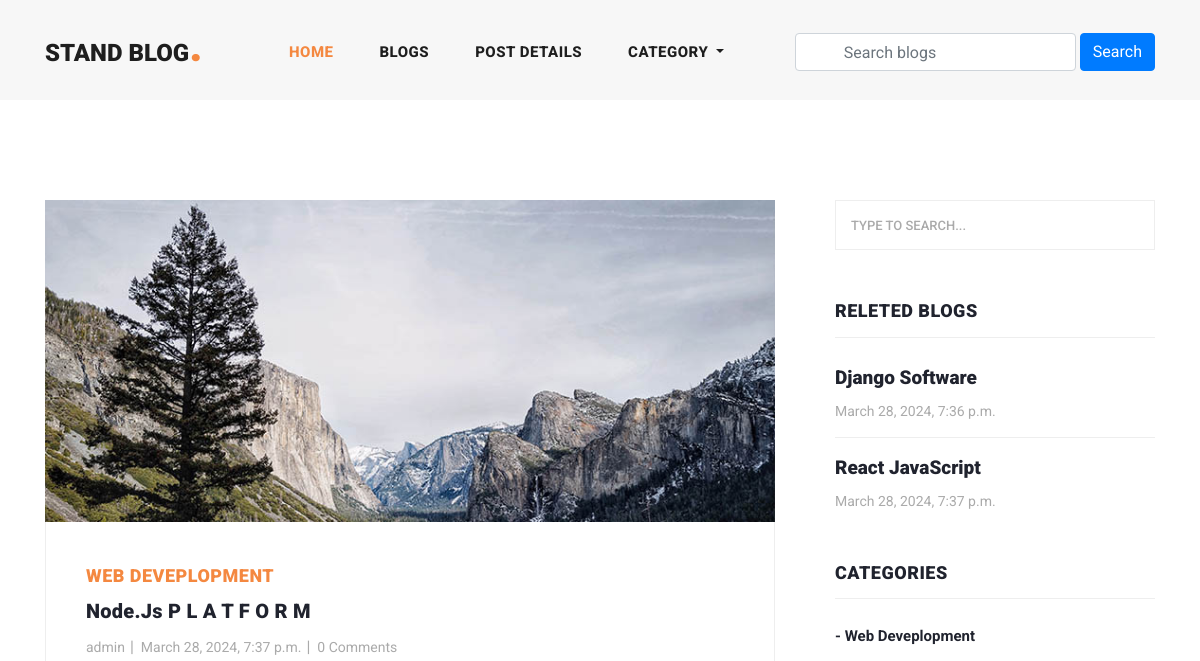
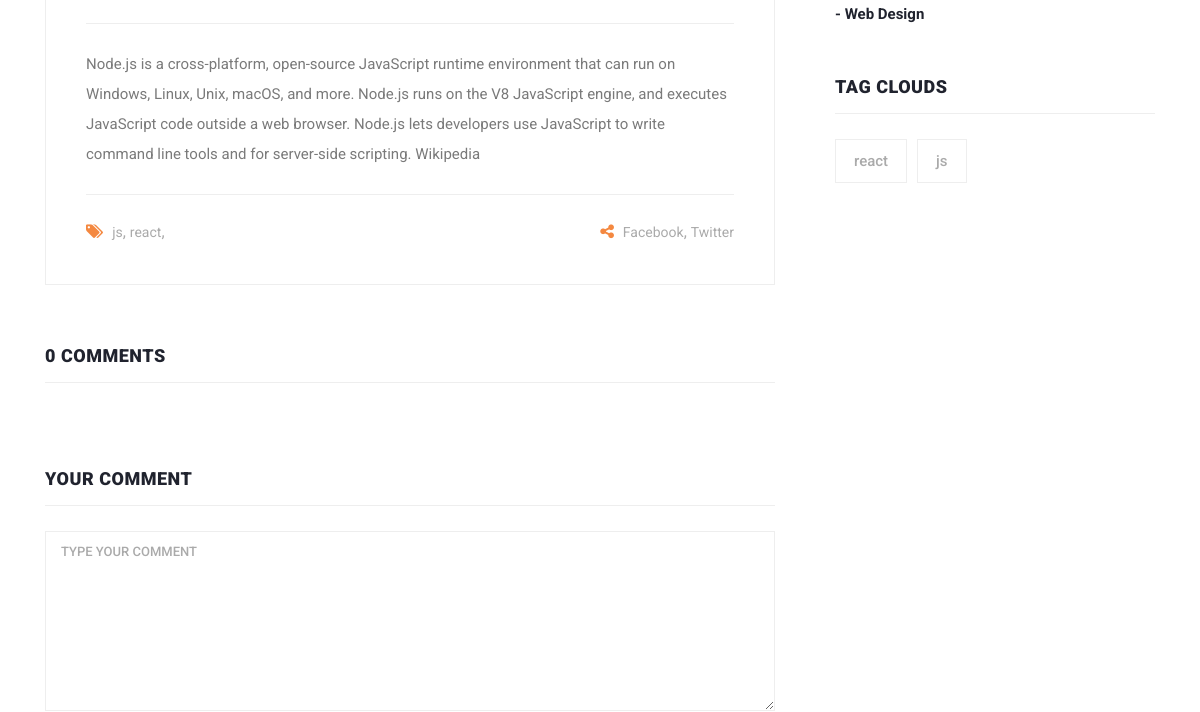
/blog_details/nodejs-p-l-a-t-f-o-r-m (upper part), run on an earlier commit of the app's database (2 pictures, top to bottom).
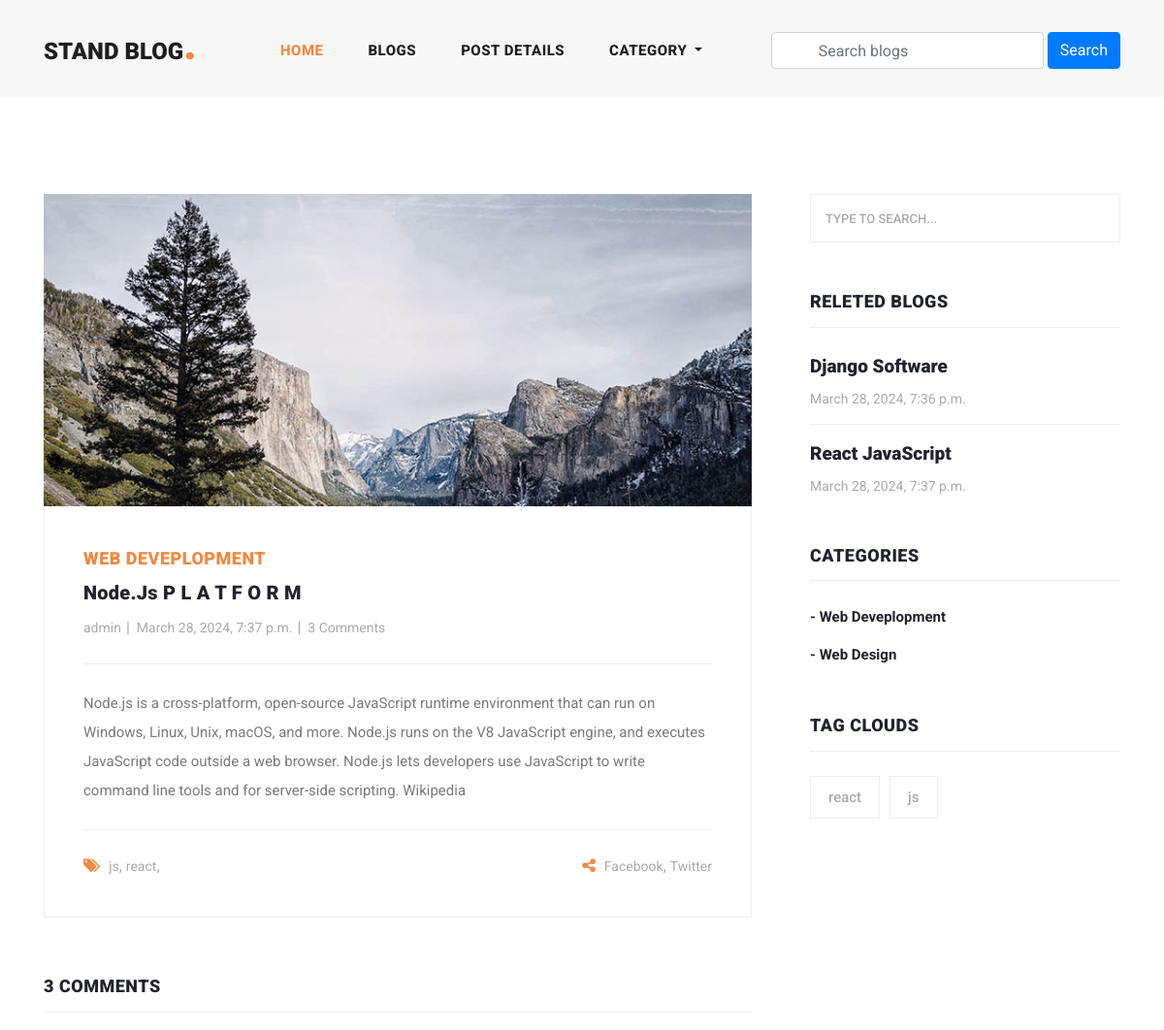
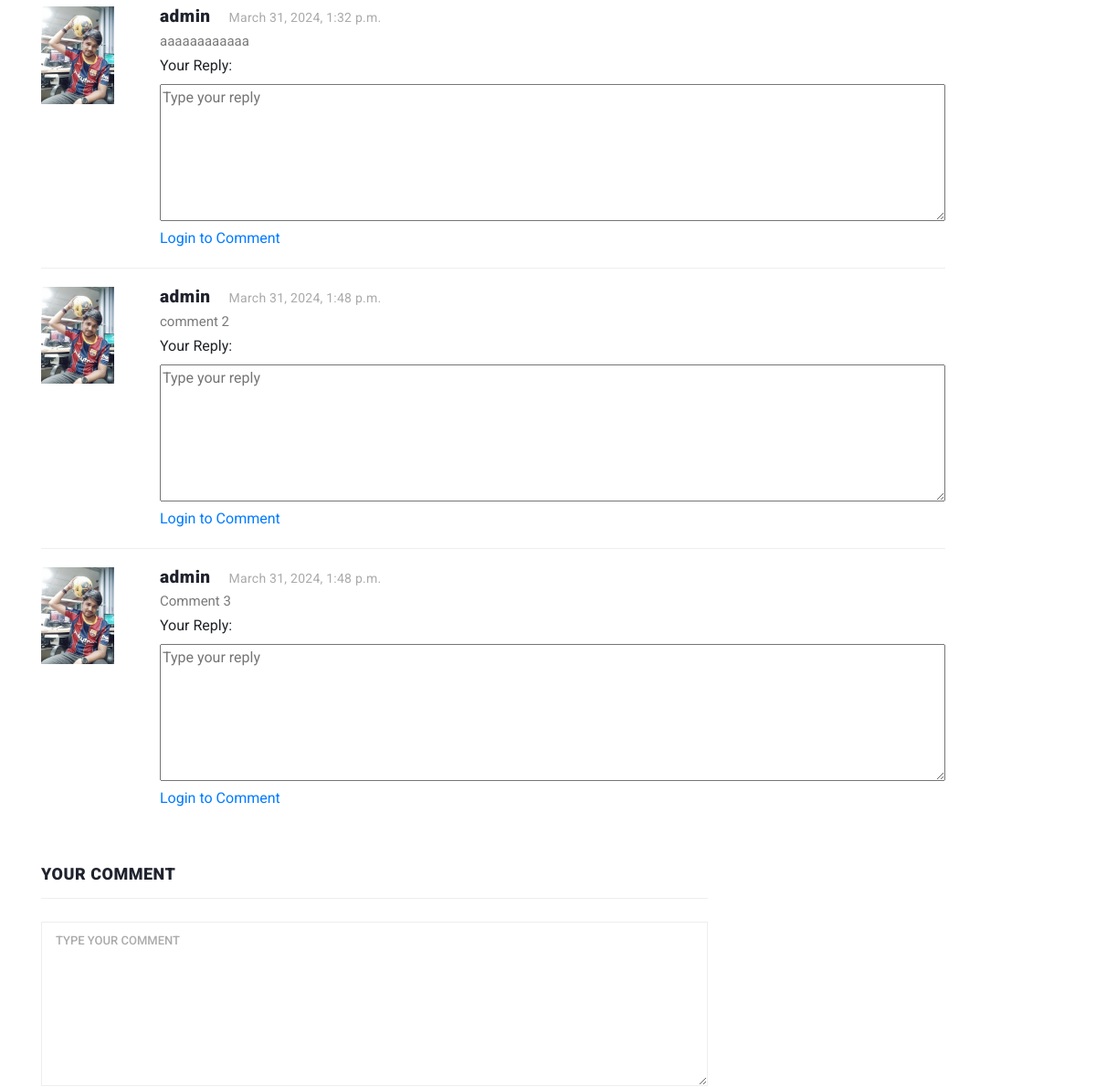
And on a later commit of the database (2 pictures, top to bottom).
### blog/models.py (models this page shows, shortened)
class Blog(models.Model):
    user = models.ForeignKey(
        User, related_name='user_blogs', on_delete=models.CASCADE)
    category = models.ForeignKey(
        Category, related_name='category_blogs', on_delete=models.CASCADE)
    tags = models.ManyToManyField(Tag, blank=True, related_name='tag_blogs')
    title = models.CharField(max_length=200, unique=True)
    slug = models.SlugField(unique=True, blank=True, null=True, max_length=300)
    banner = models.ImageField(upload_to="blog_Images",)
    description = models.TextField()
    created_date = models.DateTimeField(auto_now_add=True)
    class Meta:
        db_table = ''
        managed = True
        verbose_name = 'Blog'
        verbose_name_plural = 'Blogs'

class Tag(models.Model):
    title = models.CharField(max_length=200, unique=True)
    slug = models.SlugField(unique=True, blank=True, null=True, max_length=300)
    created_date = models.DateTimeField(auto_now_add=True)
    class Meta:
        db_table = ''
        managed = True
        verbose_name = 'Tag'
        verbose_name_plural = 'Tags'

class Category(models.Model):
    title = models.CharField(max_length=200, unique=True)
    slug = models.SlugField(unique=True, blank=True, null=True, max_length=300)
    created_date = models.DateTimeField(auto_now_add=True)
    class Meta:
        db_table = ''
        managed = True
        verbose_name = 'Category'
        verbose_name_plural = 'Categories'

class Comment(models.Model):
    user = models.ForeignKey(
        User, related_name='user_comments', on_delete=models.CASCADE)
    blog = models.ForeignKey(
        Blog, related_name='blog_comments', on_delete=models.CASCADE)
    text = models.TextField()
    created_date = models.DateTimeField(auto_now_add=True)
    class Meta:
        db_table = ''
        managed = True
        verbose_name = 'Comment'
        verbose_name_plural = 'Comments'

### user_profile/models.py (models this page shows, shortened)
class User(AbstractUser):
    email = models.EmailField(
        max_length=254,
        unique=True,
        error_messages={
            'unique': "Email Must Be Unique",
        })
    profile_image = models.ImageField(
        upload_to="Profile_images/",
        blank=True,
        null=True
        )
    USERNAME_FIELD = 'email'
    REQUIRED_FIELDS = ['username']
    objects = CustomUserManager()
    def get_profile_picture(self):
        url =  ""
        try:
            url = self.profile_image.url
        except:
            url = ""
        return url

### blog/views.py (the view, shortened to what this page needs)
# urls.py: path('blog_details/<str:slug>', views.blog_details, name="blog_details"),
def blog_details(request, slug):
    blog = get_object_or_404(Blog, slug=slug)
    related_blogs = Blog.objects.filter(
        category=blog.category).exclude(slug=slug)[:3]
    tags = blog.tags.all().order_by('-created_date')
    form = TextForm()
    context = {
        'blog': blog,
        'tags': tags,
        'related_blogs': related_blogs,
        'form': form
    }
    return render(request, 'post-details.html', context)

### blog/forms.py
class TextForm(forms.Form):
    text = forms.CharField(widget=forms.Textarea, required=True)

### blog/context_processors.py (called while the page is built)
def get_all_categories(request):
    categories = Category.objects.all()
    context = {
        "categories":categories
    }
    return context

### templates/post-details.html (shortened to what the changed rows need)
{% extends 'base.html' %}
{% load static %}
{% block content %}
<section class="blog-posts grid-system">
  <div class="container">
    <div class="row">
      <div class="col-lg-8">
        <div class="all-blog-posts">
          <div class="row">
            <div class="col-lg-12">
              <div class="blog-post">
                <div class="blog-thumb">
                  <img src="{{blog.banner.url}}" alt="">
                </div>
                <div class="down-content">
                  <span>{{blog.category.title}}</span>
                  <a href="{% url 'blog_details' blog.slug %}">
                    <h4>{{blog.title}}</h4>
                  </a>
                  <ul class="post-info">
                    <li><a href="#">{{blog.user.username}}</a></li>
                    <li><a href="#">{{blog.created_date}}</a></li>
                    <li><a href="#">{{blog.blog_comments.all.count}} Comments</a></li>
                  </ul>
                  <p>{{blog.description}}
                  </p>
                  <div class="post-options">
                    <div class="row">
                      <div class="col-6">
                        <ul class="post-tags">
                          <li><i class="fa fa-tags"></i></li>
                          {% if blog.tags.all.count > 0 %}
                          {% for tag in blog.tags.all %}
                          <li><a href="{% url 'tag_blogs' tag.slug %}">{{tag.title}}</a>,</li>
                          {% endfor %}
                          {% else %}
                          <li><a href="#">None</a>,</li>
                          {% endif %}
                        </ul>
                      </div>
                    </div>
                  </div>
                </div>
              </div>
            </div>
            <div class="col-lg-12">
              <div class="sidebar-item comments">
                <div class="sidebar-heading">
                  <h2>{{blog.blog_comments.all.count}} comments</h2>
                </div>
                <div class="content">
                  <ul>
                    {% for comment in blog.blog_comments.all %}
                    <li>
                      <div class="author-thumb">
                        <img src="{{comment.user.get_profile_picture}}" width="80px" alt="">
                      </div>
                      <div class="right-content">
                        <h4>{{comment.user.username}}<span>{{comment.created_date}}</span></h4>
                        <p>{{comment.text}}</p>
                        <form id="comment-reply-form" action="{% url 'add_reply' blog.id comment.id %}" method="POST">
                          <div class="row">
                            <div class="col-lg-12">
                              <label for="reply-text">Your Reply:</label>
                              <textarea id="reply-text" name="text" rows="6" cols="100" placeholder="Type your reply"
                                required></textarea>
                            </div>
                            <div class="col-lg-12">
                              {% if request.user.is_authenticated %}
                              <button type="submit" id="submit-reply" class="main-button">Reply</button>
                              {% else %}
                              <a href="" id="login-to-comment" class="main-button">Login to Comment</a>
                              {% endif %}
                            </div>
                          </div>
                        </form>
                      </div>
                    </li>
                    {% endfor %}
                  </ul>
                </div>
              </div>
            </div>
            <div class="col-lg-12">
              <div class="sidebar-item submit-comment">
                <div class="sidebar-heading">
                  <h2>Your comment</h2>
                </div>
              </div>
            </div>
          </div>
        </div>
      </div>
      <div class="col-lg-4">
        <div class="sidebar">
          <div class="row">
            <div class="col-lg-12">
              <div class="sidebar-item recent-posts">
                <div class="sidebar-heading">
                  <h2>Releted Blogs</h2>
                </div>
                <div class="content">
                  <ul>
                    {% for blog in related_blogs %}
                    <li><a href="{% url 'blog_details' blog.slug %}">
                        <h5>{{blog.title}}</h5>
                        <span>{{blog.created_date}}</span>
                      </a></li>
                    {% endfor %}
                  </ul>
                </div>
              </div>
            </div>
            <div class="col-lg-12">
              <div class="sidebar-item categories">
                <div class="sidebar-heading">
                  <h2>Categories</h2>
                </div>
                <div class="content">
                  <ul>
                    {% for cat in categories %}
                    <li><a href="{% url 'catagory_blog' cat.slug %}">- {{cat.title}}</a></li>
                    {% endfor %}
                  </ul>
                </div>
              </div>
            </div>
            <div class="col-lg-12">
              <div class="sidebar-item tags">
                <div class="sidebar-heading">
                  <h2>Tag Clouds</h2>
                </div>
                <div class="content">
                  <ul>
                    {% for tag in tags %}
                    <li><a href="{% url 'tag_blogs' tag.slug %}">{{tag.title}}</a></li>
                    {% endfor %}
                  </ul>
                </div>
              </div>
            </div>
          </div>
        </div>
      </div>
    </div>
  </div>
</section>
{% endblock content %}

What changed in the data, as far as the page shows it:
computed for Blog "Node.js P L A T F O R M": blog_comments.all.count "0" → "3"
added Comment: user.get_profile_picture (picture), user.username "admin", created_date "March 31, 2024, 1:32 p.m.", text "aaaaaaaaaaaa"
added Comment: user.get_profile_picture (picture), user.username "admin", created_date "March 31, 2024, 1:48 p.m.", text "comment 2"
added Comment: user.get_profile_picture (picture), user.username "admin", created_date "March 31, 2024, 1:48 p.m.", text "Comment 3"
